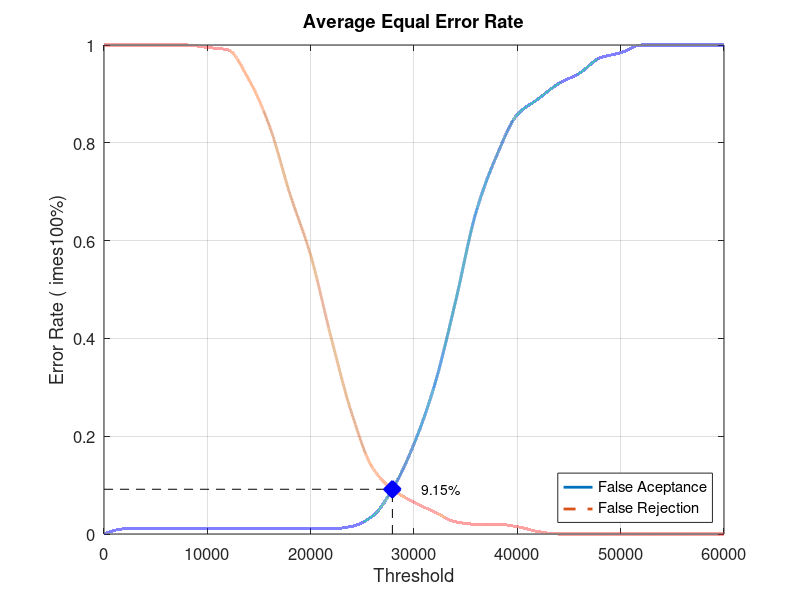
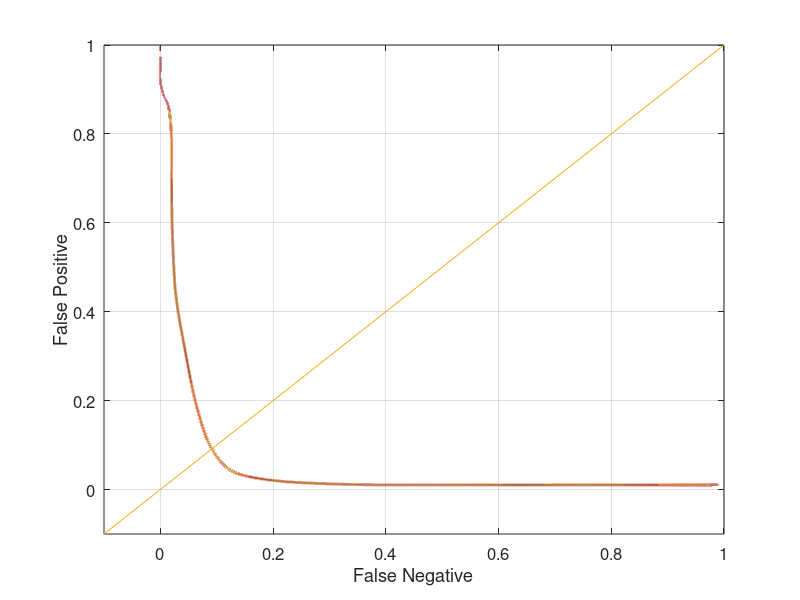

Write MATLAB code to recreate these figures, in order.
close all;
clear;
clc;
x = 0:2000:60000;
xq = 0:0.5:60000;

y0 = [0 0.0105263 0.0105263 0.0105263 0.0105263 0.0105263 0.0105263 0.0105263 0.0105263 0.0105263 0.0105263 0.0105263 0.0157895 0.0368421 0.0947368 0.184211 0.305263 0.473684 0.657895 0.773684 0.857895 0.889474 0.921053 0.942105 0.973684 0.984211 1 1 1 1 1]
yy0 = interp1(x, y0, xq, 'pchip');
y1 = [1 1 1 1 1 0.995 0.99 0.93 0.835 0.695 0.57 0.4 0.245 0.135 0.09 0.065 0.045 0.025 0.02 0.02 0.015 0.005 0 0 0 0 0 0 0 0 0]
yy1 = interp1(x, y1, xq, 'pchip');

% Calculating EER: 
y2 = abs(y0 - y1);
find(y2 == min(y2))
yy2 = abs(yy0 - yy1);
xEER = find(yy2 == min(yy2));
xEERIndex = xq(xEER) % X-axis EER
yEER = yy0(xEER) % Y-axis EER

main = figure
plot(xq, yy0,'-','LineWidth', 2);	hold on
plot(xq, yy1,'--','LineWidth', 2);	hold on
plot([xEERIndex xEERIndex], [0 yEER], 'k--');	hold on
plot([0 xEERIndex], [yEER yEER], 'k--');	hold on
plot(xEERIndex, yEER, 'bx', 'LineWidth', 10);	hold on
text(xEERIndex + 10 * xEERIndex / 100, yEER, [num2str(round((10000 * yEER)) / 100) '%'])
legend('False Aceptance', 'False Rejection', 'Location', 'SouthEast')
xlabel('Threshold')
ylabel('Error Rate (	imes100%)')
title('Average Equal Error Rate')
set(gca, 'FontSize', 12)
axis([0 60000 0 1])
grid on

print(main, 'Database5_2Main', '-dpng');
FNRxFPR = figure('Color', [1 1 1]);
plot(yy1, yy0, '-', yy1, yy0, 'LineWidth', 2);
hold on
y = -0.1:0.1:1
plot(y, y); 
set(gca, 'FontSize', 12)
xlabel('False Negative')
ylabel('False Positive')
axis([-0.1 1 -0.1 1])
set(gca, 'FontSize', 12)
grid on

print(FNRxFPR, 'Database5_2FNRxFPR','-dpng');
